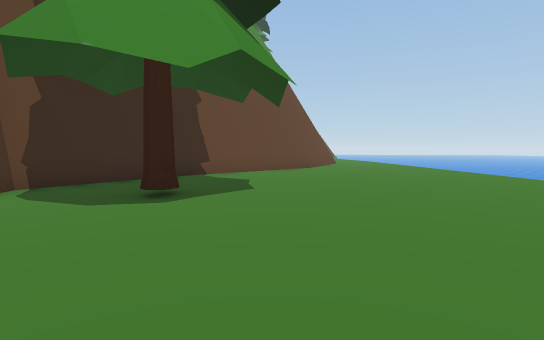
View 1 (above)

16 first-person views from a walk through a 3-D level made in the Unity game engine. The camera is 1.5 m above the floor, tilts 4° down and sees 80° across. The floor is counted in squares, 2 m on a side. Each view is taken from the middle of a square. On the plan, view 1 faces up. The plan holds only what a view shows up to about 11 squares ahead; the rest is blank. The place goes on beyond the plan. The player is left out. Some surface patterns are stand-ins.

View 2
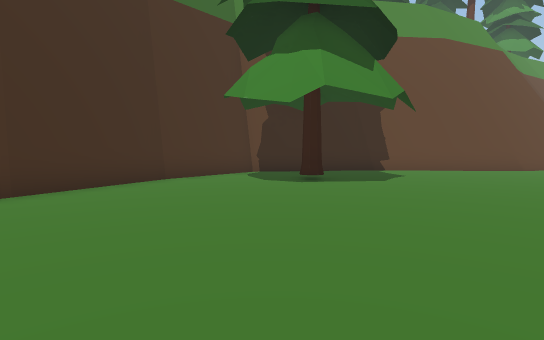

View 3
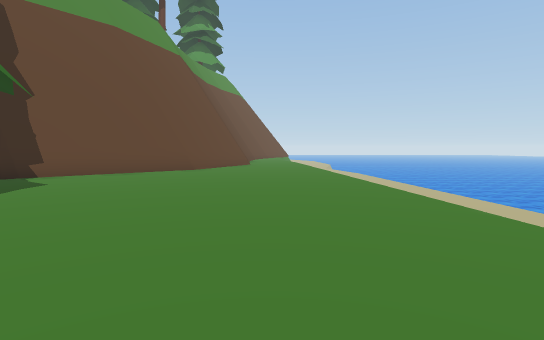

View 4
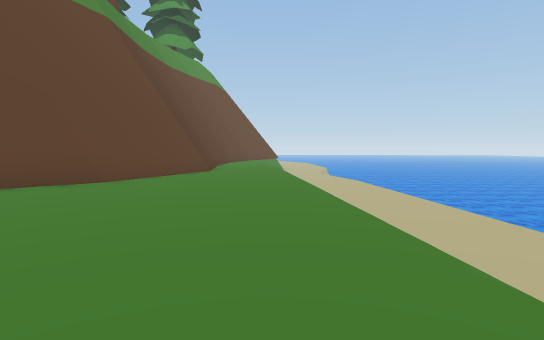

View 5
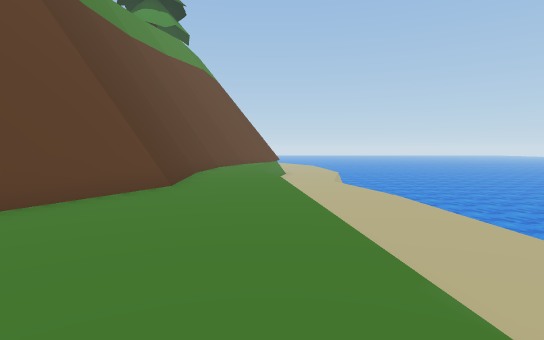

View 6
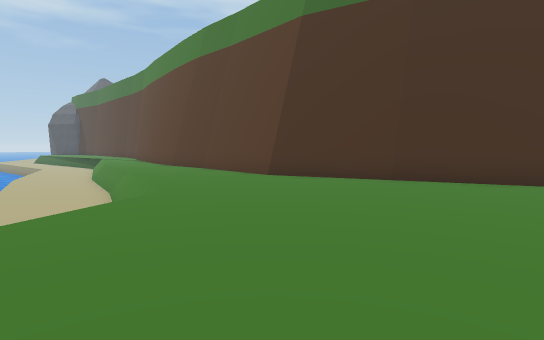

View 7
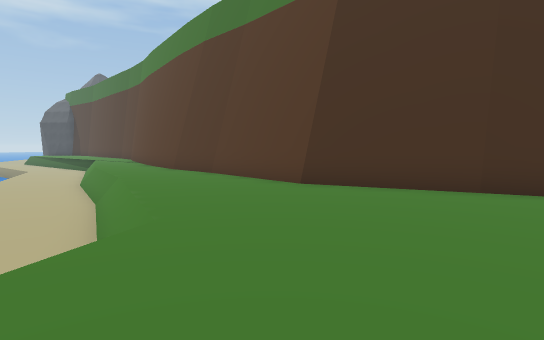

View 8
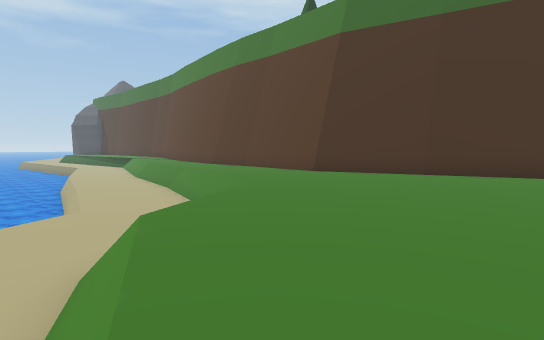

View 9
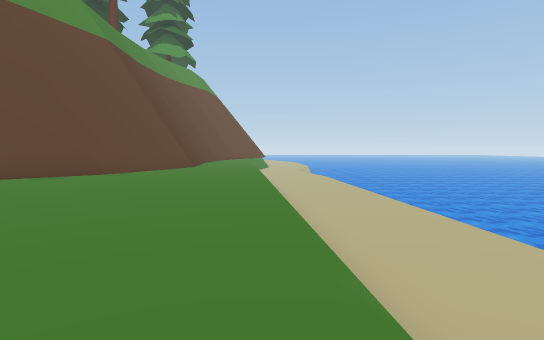

View 10
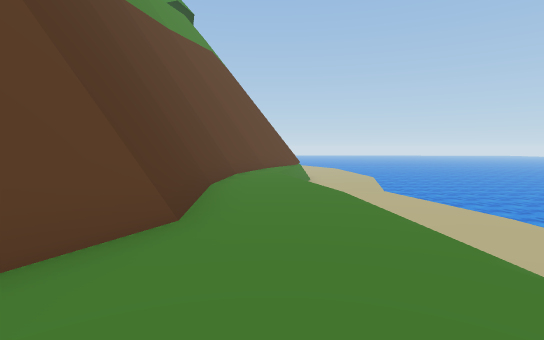

View 11
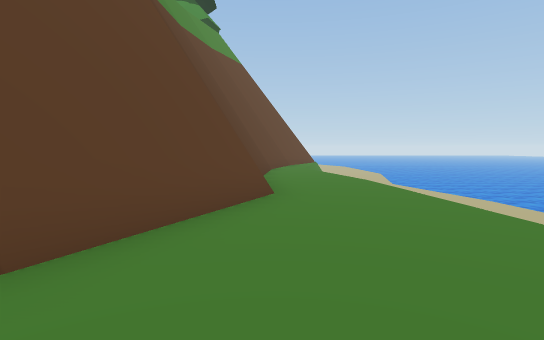

View 12
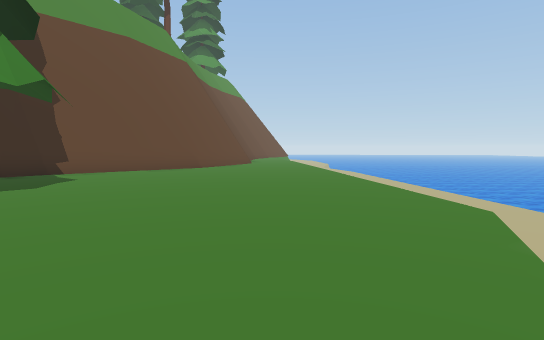

View 13
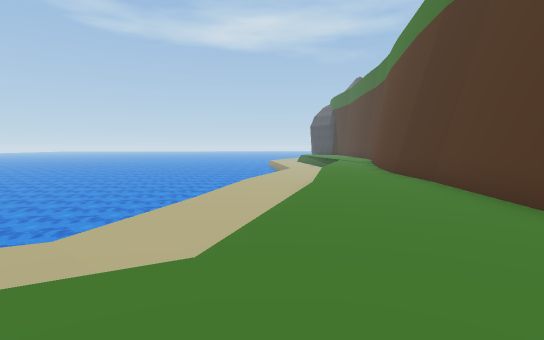

View 14
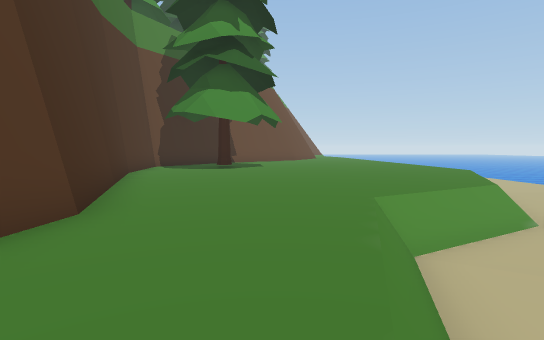

View 15
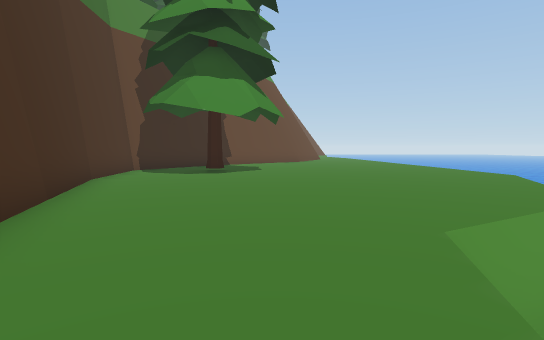

View 16
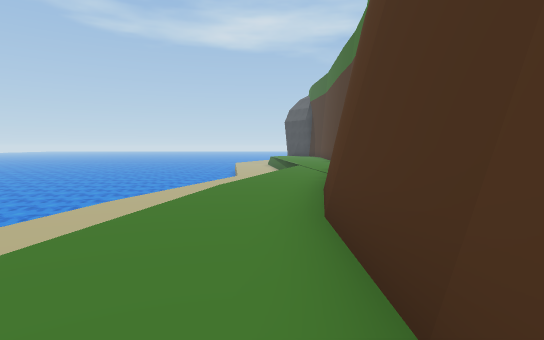

### Floor plan
Key: @ floor where view 1 was taken; # wall or solid block; . main floor; - floor 1.25 m lower than the main floor; _ floor 1.5 m lower than the main floor; / step, stairs or slope; = window, fence, low wall or low ledge; ≈ water the walk keeps out of; v drop or lower ground; T tree.
Columns run from 5 left of view 1 to 10 right of it. Each row starts with its distance up from view 1.
 22        ##/ _-≈
 21        #// _-≈
 20        #/. _-/
 19        #/.=__-
 18        #///__-≈
 17        #/..__-≈
 16        #/../_-≈
 15        #/../_-≈
 14        #...=_-v
 13       ##...=_--
 12      ##....=_--
 11     ##.....=_--
 10    ##......=_--
  9   ##......./__-
  8  ##......../__-≈
  7 ##........../_-≈
  6 #.........../_-
  5 #..T........=_-
  4 #........... _-
  3 #..........//_
  2 ##.........=_-
  1  #........//_
  0  #...@....=_
 -1  ##......=/_
 -2   #....==__-
 -3   #..../_---
 -4   #...=_---
 -5   #...=_-v
 -6   #.../_-≈
 -7   #../__-≈ ≈≈
 -8   #..=__-≈≈≈≈≈
 -9   #..=_-/≈≈≈≈≈≈
-10   #..=_-≈≈≈≈≈≈≈≈

Positions as (right, up) in squares from view 1, and headings:
1: (0, 0), facing up
2: (3, -1), facing up-left
3: (4, 1), facing up
4: (5, 5), facing up
5: (5, 9), facing up
6: (4, 3), facing down-left
7: (3, 1), facing down-left
8: (6, 3), facing down-left
9: (6, 3), facing up
10: (4, 12), facing up
11: (3, 10), facing up
12: (4, 0), facing up
13: (1, 0), facing down
14: (0, -7), facing up
15: (0, -5), facing up
16: (-2, -6), facing down
